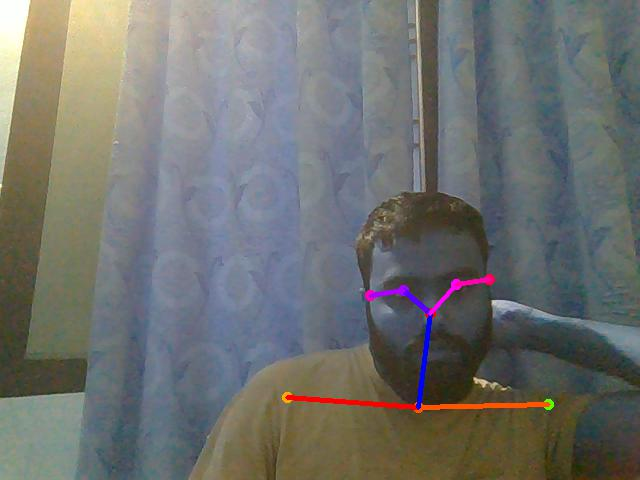
#> input picture orig.jpg, 640 x 480 px
$ jupyter execute --allow-errors testing.ipynb   (shell and % lines are left out)
#> lines starting #> are read from the running program, lines starting #| are printed output that depends on the picture
[cell 1]
import cv2

[cell 2]
img = cv2.imread('orig.jpg')
#> img is the input picture: shape (480, 640, 3); mean B, G, R 110.3, 113, 111.3
img = cv2.cvtColor(img, cv2.COLOR_BGR2RGB)

[cell 3]
img.shape
#> Out = (480, 640, 3)

[cell 4]
store = cv2.imread('store.jpg')
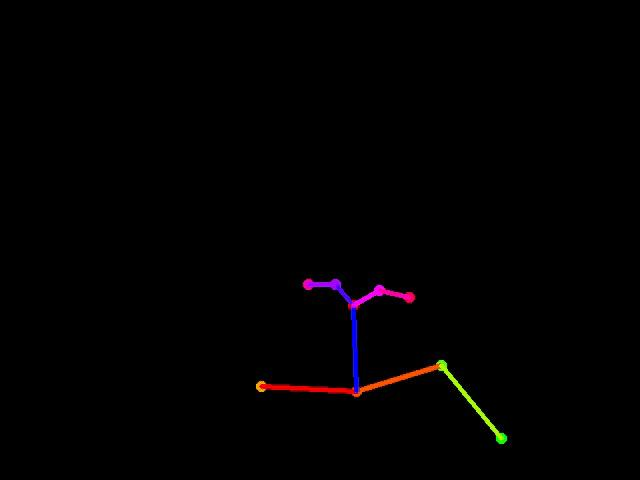
#> input picture store.jpg, 640 x 480 px
#> store is the input picture: shape (480, 640, 3); mean B, G, R 1.1, 0.7, 1.7
store = cv2.cvtColor(store, cv2.COLOR_BGR2RGB)

#> (a cell that did not finish here is left out)

#> (a cell that did not finish here is left out)

[cell 7]
bit = cv2.bitwise_or(img, store)

#> (a cell that did not finish here is left out)

[cell 9]
import cv2
import numpy as np
from matplotlib import pyplot as plt
img = cv2.imread('store.jpg',0)
#> img: shape (480, 640); min 0, max 223, mean 1
img2 = img.copy()
template = cv2.imread('test2.jpg',0)
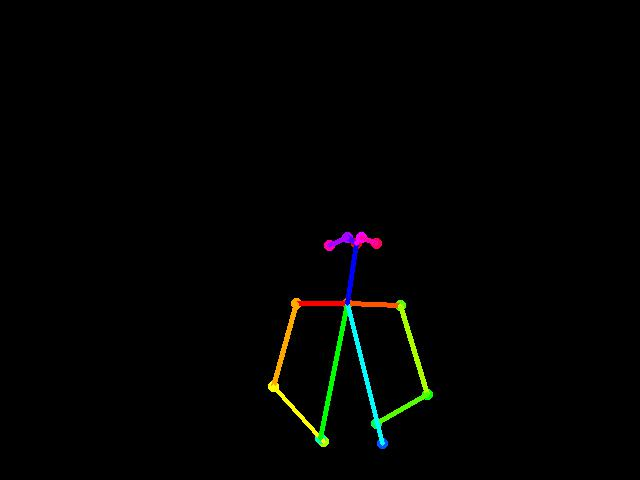
#> input picture test2.jpg, 640 x 480 px
#> template: shape (480, 640); min 0, max 250, mean 2.3
w, h = template.shape[::-1]
#> w = 640; h = 480
# All the 6 methods for comparison in a list
methods = ['cv2.TM_CCOEFF', 'cv2.TM_CCOEFF_NORMED', 'cv2.TM_CCORR',
        'cv2.TM_CCORR_NORMED', 'cv2.TM_SQDIFF', 'cv2.TM_SQDIFF_NORMED']
for meth in methods:
    img = img2.copy()
    method = eval(meth)
    # Apply template Matching
    res = cv2.matchTemplate(img,template,method)
    min_val, max_val, min_loc, max_loc = cv2.minMaxLoc(res)
    # If the method is TM_SQDIFF or TM_SQDIFF_NORMED, take minimum
    if method in [cv2.TM_SQDIFF, cv2.TM_SQDIFF_NORMED]:
        top_left = min_loc
    else:
        top_left = max_loc
    bottom_right = (top_left[0] + w, top_left[1] + h)
    cv2.rectangle(img,top_left, bottom_right, 255, 2)
    plt.subplot(121),plt.imshow(res,cmap = 'gray')
    plt.title('Matching Result'), plt.xticks([]), plt.yticks([])
    plt.subplot(122),plt.imshow(img,cmap = 'gray')
    plt.title('Detected Point'), plt.xticks([]), plt.yticks([])
    plt.suptitle(meth)
    plt.show()
#> this loop made 6 passes
#> (res, min_val, max_val) on passes 1 to 6: ([3689997], 3689997, 3689997), ([0.0571], 0.0571, 0.0571), ([4409004.5], 4409004.5, 4409004.5), ([0.0675], 0.0675, 0.0675), ([142660304], 142660304, 142660304), ([1], 1, 1)
#> pass 1, `plt.show()`:
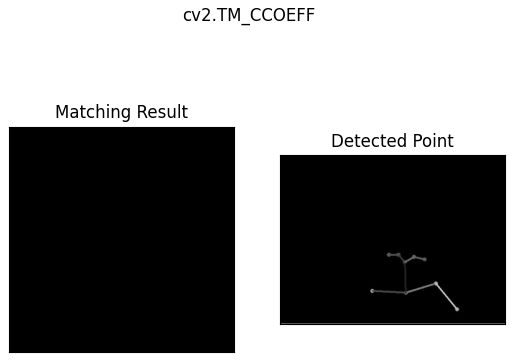
#> figure drawn by matplotlib, 2 panels
#> after the loop:
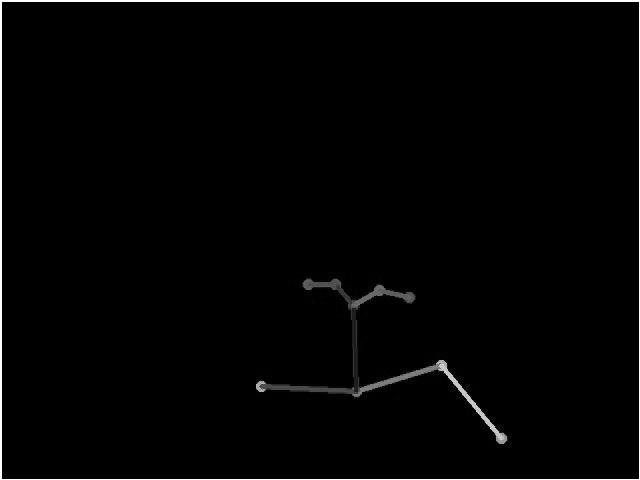
#> img: shape (480, 640); min 0, max 255, mean 3.8

[cell 10]
import numpy as np
from scipy.spatial import distance
img = cv2.imread('store.jpg',0)
template = cv2.imread('test2.jpg',0)

Aflat = np.hstack(img)
Bflat = np.hstack(template)

dist = distance.cosine(Aflat, Bflat)
#> dist = 0

[cell 11]
dist
#> Out = 0
